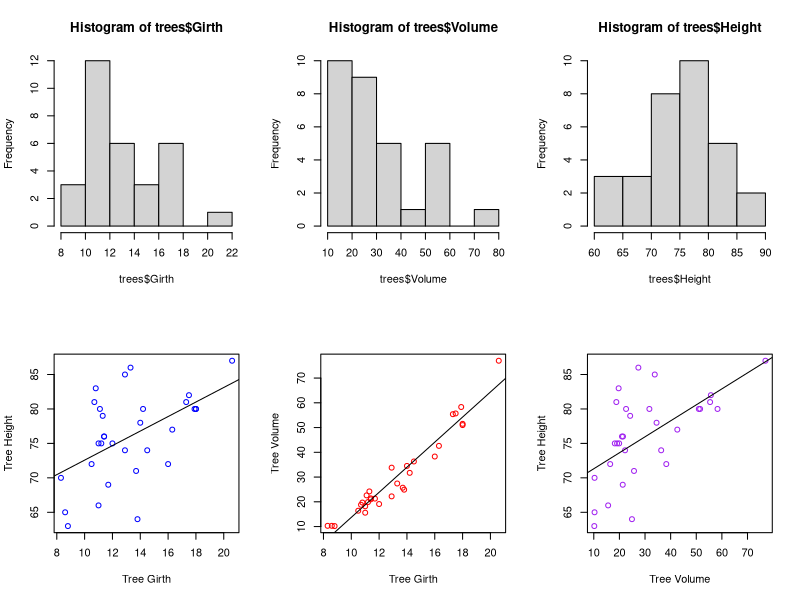
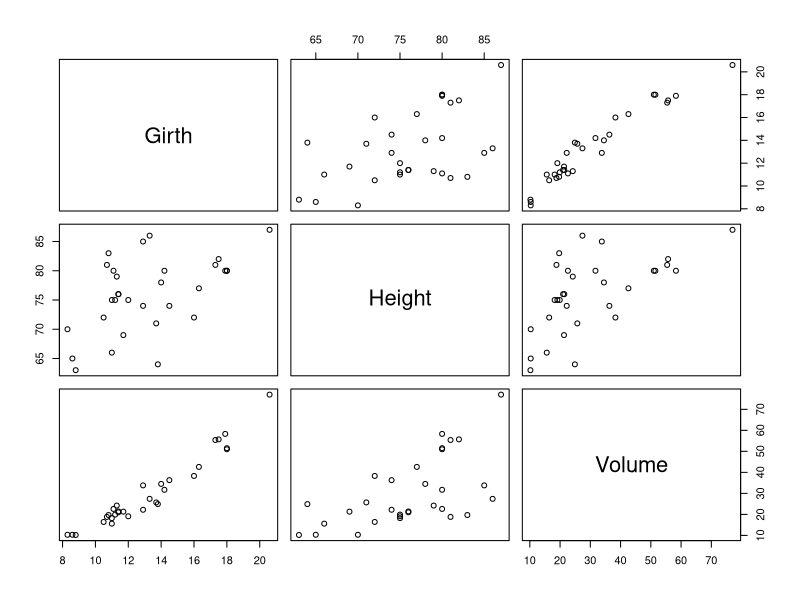
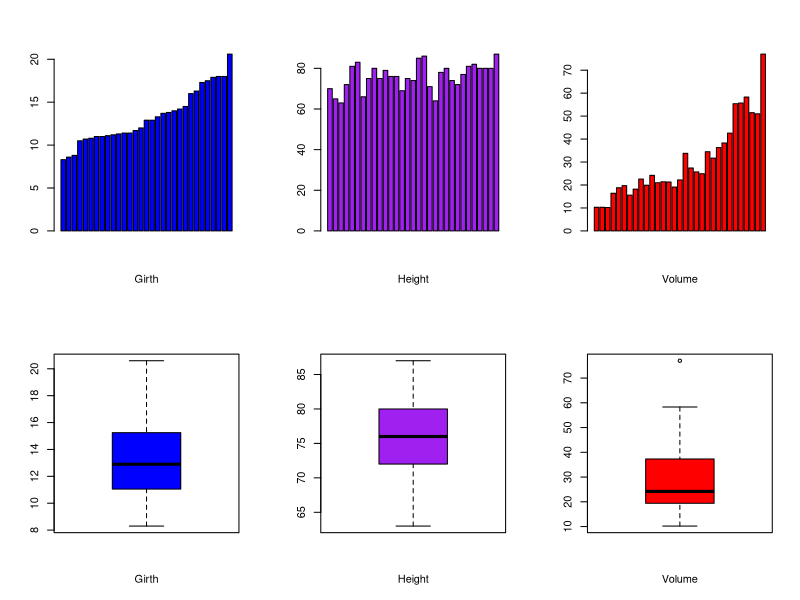

The R source for these figures, in order: (Note: this script raises an error after producing the figures.)
###################################################################################
#   Data 710:  Introduction to R
#   Michael S. Pomatto  (mpomatto@davenport.edu)
#   Week 10 - Graphics
###################################################################################

# Provide some basic summary information from Trees dataset
summary(trees)

# Setup 3 per row
par(mfrow=c(2,3))

# Basic Histograms
hist(trees$Girth)
hist(trees$Volume)
hist(trees$Height)

# The options to select the type of plot you wish to do
help("plot")
help("barplot")
help("boxplot")

# Scatter Plot Girth vs. Height
plot(trees$Girth, trees$Height, col="blue",xlab="Tree Girth", ylab="Tree Height")
abline(lm(trees$Height~trees$Girth))

# Scatter Plot Girth vs. Volume
plot(trees$Girth, trees$Volume, col="red",xlab="Tree Girth", ylab="Tree Volume")
abline(lm(trees$Volume~trees$Girth))

# Scatter Plot Volume vs. Height
plot(trees$Volume, trees$Height, col="purple",xlab="Tree Volume", ylab="Tree Height")
abline(lm(trees$Height~trees$Volume))

# Plot a grid using the Trees dataset showing comparisons of all variables
plot(trees)

# Plot a bar plot
par(mfrow=c(2,3))
barplot(trees$Girth,xlab="Girth",col="blue")
barplot(trees$Height,xlab="Height", col="purple")
barplot(trees$Volume,xlab="Volume", col="red")

# Plot a box plot
boxplot(trees$Girth,xlab="Girth",col="blue")
boxplot(trees$Height,xlab="Height", col="purple")
boxplot(trees$Volume,xlab="Volume", col="red")

# include the locator (watch the console for the x / y coordinates)
text(locator(1),"This point")

# Using the lattice library, draw a 3d graph
library(lattice)              # Include the library
a <- 1:10                     # Create sample vector
b <- 1:15                     # Create another vector
eg <- expand.grid(x=a, y=b)   # Create a data frame using a for x and b for y
eg$z <- eg$x^2 + eg$x * eg$y  # Create a new element z that is X^2 + x * y
wireframe(z ~ x+y, eg)        # Wireframe draws a surface of the result
                              # Also look up persp() and cloud() for other graphing options